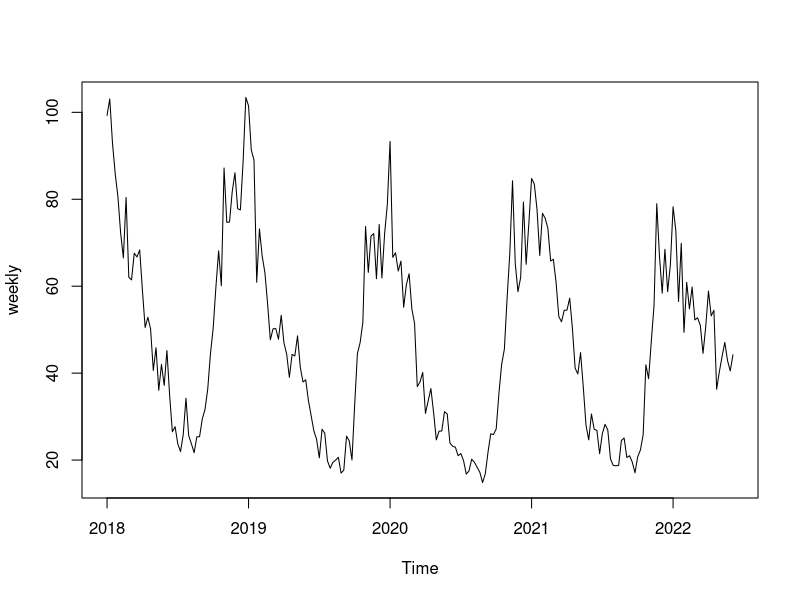
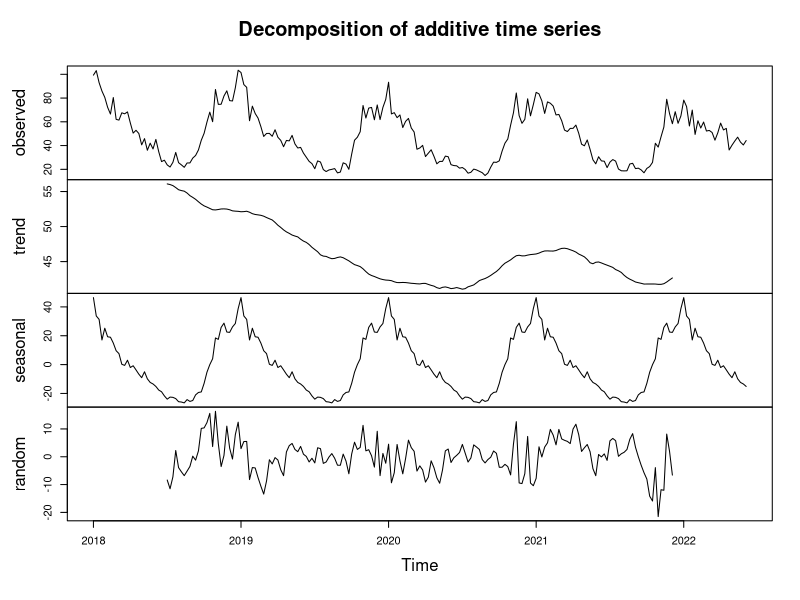
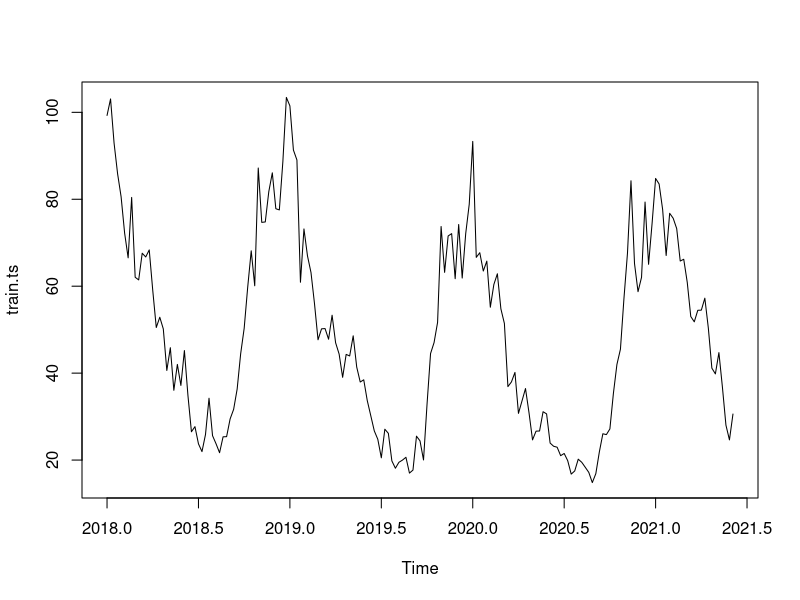
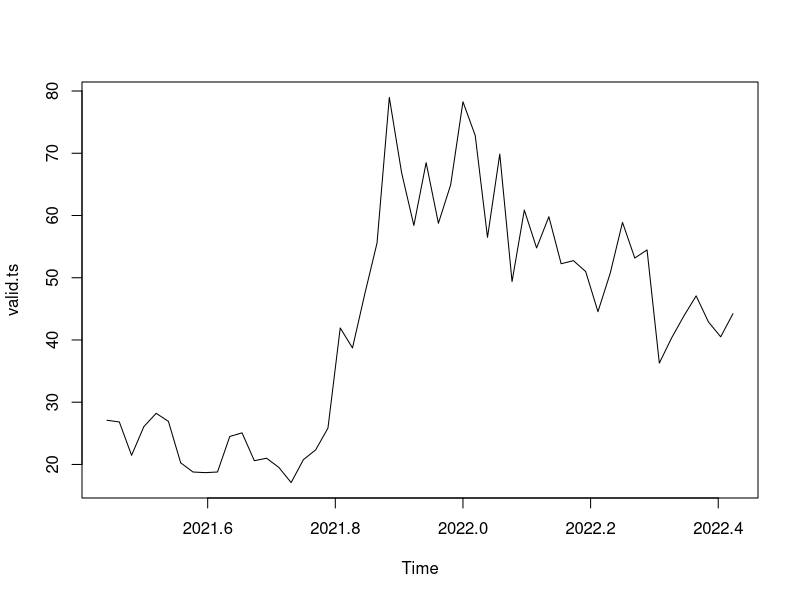
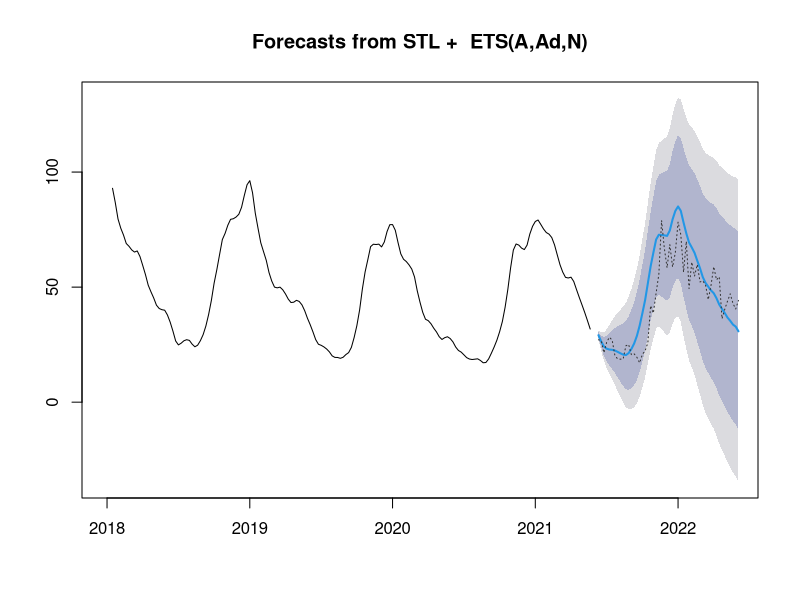
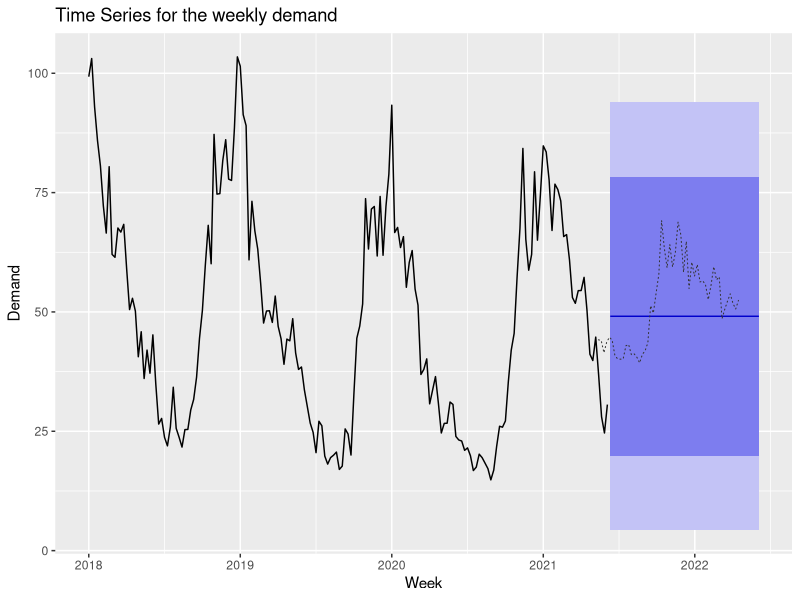
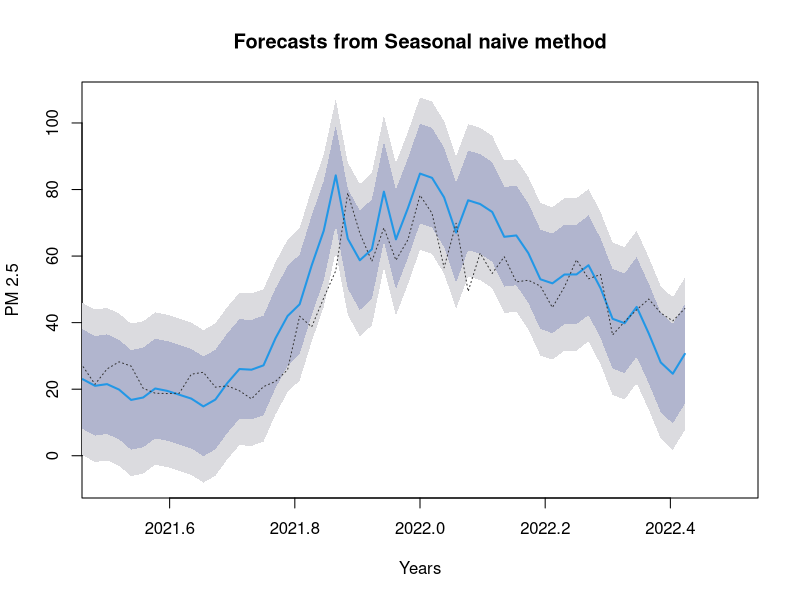
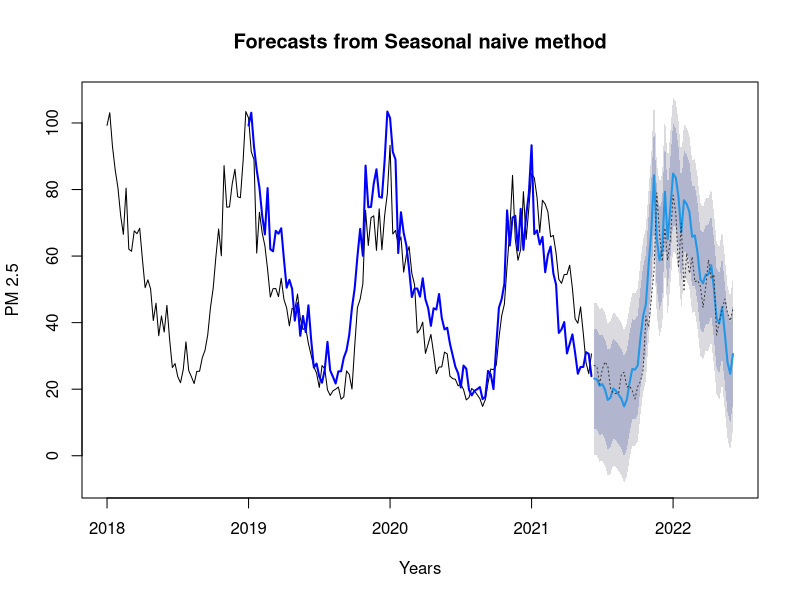

These charts were generated, in order, by the following R code:

library(dplyr)
library(ggplot2)
library(forecast)
library(lubridate)

# Reading the data
data1 <- read.csv("air-quality-india.csv")

# Making hourly observations into weekly average
data2 <- data1 %>%
  mutate(week = week(Timestamp)) %>%
  group_by(Year,week) %>%
  summarise_at(vars("PM2.5"), mean)

# Selecting data that starts from 1st week of 2018
data2<-data2[-c(1:9),]

#Building weekly time-series
weekly <- ts(data2$PM2.5, start = c(2018,1), end = c(2022,23), freq = 52)

# Observing decomposed model
plot(weekly)
plot(decompose(weekly))

    # It seems like there is mostly seasonality, very little trend 
    # The seasonality seems additive rather than multiplicative 
    # meaning it doesn't become larger of smaller with time.
    # Therefore, visually we should think about a seasonal naive model, 
    # or a linear model with seasonality, and maybe add some additive trend 
    # Nevertheless we will try multiple models to make sure

# Dividing Data set into train and validation
nValid <- 52          # There are 52 weeks in a year
nTrain <- length(weekly)-nValid          

train.ts <- window(weekly, start = c(2018,1), end = c(2018,nTrain))
valid.ts <- window(weekly, start = c(2018,nTrain+1), end = c(2018, nTrain+nValid))

# Observing validation and training data set plots (not necessary)
plot(train.ts)
plot(valid.ts)

#--------------------------------------------------------------------------------

# Building simple moving average model (not necessary since too basic model for this data)
moving_average <- ma(train.ts, order = 4)
ma_forecast <- forecast(moving_average, h = nValid)
plot(ma_forecast)
lines(valid.ts, col = "grey20", lty = 3) 

# Building simple simple mean model (not necessary since large seasonality present)
average_value <- meanf(train.ts, h = nValid)     
autoplot(average_value, facets = FALSE) + 
  xlab("Week") + ylab("Demand") + ggtitle("Time Series for the weekly demand") 
lines(valid.ts, col = "grey20", lty = 3) 

# Building Seasonal Naive models
seasonnal_naive <- snaive(train.ts, h = nValid)  
seas_naive_forecast <- forecast(seasonnal_naive, h = nValid)
accuracy(seas_naive_forecast, valid.ts)

# Multiple plots of Seasonal Naive since it seems like a pretty good model
# Plot of only the forecasted part (with CI) with the actual data in the background 
plot(seas_naive_forecast, xlim = c(2021.5,2022.5), ylab = "PM 2.5", xlab = "Years")  
lines(valid.ts, col = "grey20", lty = 3) 

# Plot all the forecasted part (with CI) with the actual data in the background 
plot(seas_naive_forecast, ylab = "PM 2.5", xlab = "Years")  
lines(valid.ts, col = "grey20", lty = 3) 
lines(seas_naive_forecast$fitted, col = "blue", lwd = 2)

# Plot the residuals of the forecast
plot(seas_naive_forecast$residuals, ylab = "Forecast Errors", xlab = "Years")

# Building linear model with season --> the one we believe it will be 
train.lm1 <- tslm(train.ts ~ season)
train.lm1.pred <- forecast(train.lm1, h = nValid)
accuracy(train.lm1.pred, valid.ts)
plot(train.lm1.pred)  
lines(valid.ts, col = "grey20", lty = 3) 

# Building linear model with trend
train.lm2 <- tslm(train.ts ~ trend)
train.lm2.pred <- forecast(train.lm2, h = nValid)
accuracy(train.lm2.pred, valid.ts)
plot(train.lm2.pred)  
lines(valid.ts, col = "grey20", lty = 3) 

# Building linear model with additive seasonality and trend
train.lm3 <- tslm(train.ts ~ season + trend)
train.lm3.pred <- forecast(train.lm3, h = nValid)
accuracy(train.lm3.pred, valid.ts)
plot(train.lm3.pred)  
lines(valid.ts, col = "grey20", lty = 3) 

# Building linear model with additive seasonality and exponential trend
train.lm6 <- tslm(train.ts ~ season + (trend + I(trend^2)))
train.lm6.pred <- forecast(train.lm6, h = nValid)
accuracy(train.lm6.pred, valid.ts)
plot(train.lm6.pred)  
lines(valid.ts, col = "grey20", lty = 3) 

#Building linear model with multiplicative seasonality and trend
train.lm4 <- tslm(train.ts ~ season * trend)
train.lm4.pred <- forecast(train.lm4, h = nValid)
accuracy(train.lm4.pred, valid.ts)
plot(train.lm4.pred)  
lines(valid.ts, col = "grey20", lty = 3) 

# Building linear model with multiplicative seasonality and exponential trend
train.lm5 <- tslm(train.ts ~ season * (trend + I(trend^2)))
train.lm5.pred <- forecast(train.lm5, h = nValid)
accuracy(train.lm5.pred, valid.ts)
plot(train.lm5.pred)  
lines(valid.ts, col = "grey20", lty = 3) 

# Building Exponential models 
expo_model <- stlf(train.ts)
expo_mode_forecast <- forecast(expo_model, h = nValid)
accuracy(expo_mode_forecast, valid.ts)
plot(expo_mode_forecast)  
lines(valid.ts, col = "grey20", lty = 3) 


# So far we can see that the best model is the linear model with seasonality 
# We will test to see if there is auto-correlation
season_data <- as.data.frame(train.lm1.pred)
valid_data <- as.data.frame(valid.ts)

error <- season_data[,1] - valid_data
Acf(error)

# We can see that there is auto-correlation from lags 1-5, meaning the values 
# observed for a given month is being impacted by the previous 5 months

# Using ARIMA model to deal with the Auto-correlation
arima_model <- auto.arima(train.ts)
arima_model_forecast <- forecast(arima_model, h = nValid)
accuracy(arima_model_forecast, valid.ts)
plot(arima_model_forecast)  
lines(valid.ts, col = "grey20", lty = 3) 

# Multiple plots of ARIMA since it seems like a pretty good model
# Plot of only the forecasted part (with CI) with the actual data in the background 
plot(arima_model_forecast, xlim = c(2021.5,2022.5), ylab = "PM 2.5", xlab = "Years")  
lines(valid.ts, col = "grey20", lty = 3) 

# Plot all the forecasted part (with CI) with the actual data in the background 
plot(arima_model_forecast, ylab = "PM 2.5", xlab = "Years")  
lines(valid.ts, col = "grey20", lty = 3) 
lines(arima_model_forecast$fitted, col = "blue", lwd = 2)

# Plot the residuals of the forecast
plot(arima_model_forecast$residuals, ylab = "Forecast Errors", xlab = "Years")

#-------------------------------------------------------------------------------

# The best model is still the Seasonal Naive Model, 
# despite it not accounting for Auto-correlation. This is since the MAE 
# values are closer between the validation and training sets. Therefore,
# we are going to re-build it but using all data we have (valid.ts & train.ts)
train.snaive.final <- snaive(weekly, h = nValid)
train.pred.snaive.final <- forecast(train.snaive.final, h = nValid)
plot(train.pred.snaive.final)  


# If we decide that dealing with auto-correlation is too important to leave to 
# the side, then we can use ARIMA on full model
arima_model_full <- auto.arima(weekly)
arima_model_forecast_full <- forecast(arima_model_full, h = nValid)

# Plotting full forecast and previous data
plot(arima_model_forecast_full)  

# Plotting only the forecasted data
plot(arima_model_forecast_full, xlim = c(2022.5,2023.4), ylab = "PM 2.5", xlab = "Years", main = "ARIMA Forecast") 


